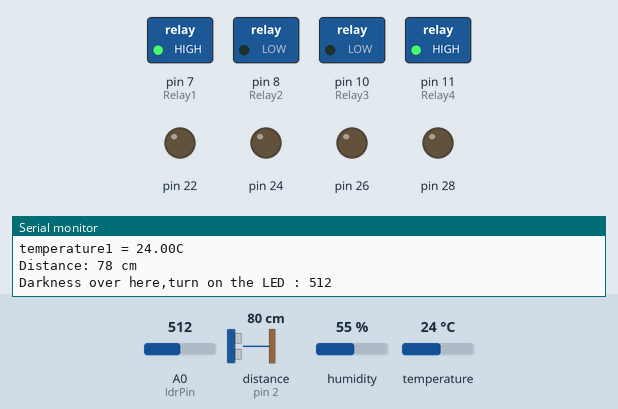
Simulated run of this sketch. Board: Arduino Mega 2560, built with avr-gcc and run on an emulated ATmega2560. Shown: switched loads named in the sketch (green lamp = pin HIGH), output pins drawn as LEDs (lit = HIGH), the last lines printed to the serial monitor. Wiring (inferred from the names in the program): ultrasonic range finder: trigger pin 3; echo pin 2. The inputs (shaded band) are chosen by the test bench; at power-on: temperature 24 °C, distance to the obstacle (sensor on pin 2) 80 cm, A0 (ldrPin) = 512, humidity 55 %. The echo pulse lasts 58.3 µs per cm; pins used as bus, display or sensor lines are not drawn.

Above: at 6.0 s.
6.1 s: temperature set to 20 °C
At 11.0 s:
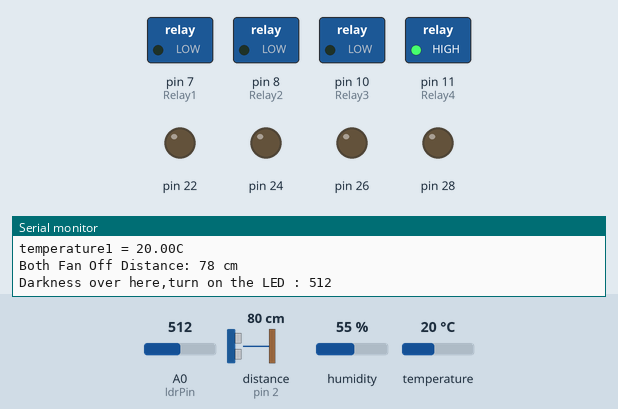
12.3 s: distance to the obstacle (sensor on pin 2) set to 18 cm
18.5 s: distance to the obstacle (sensor on pin 2) set to 13 cm
At 21.5 s:
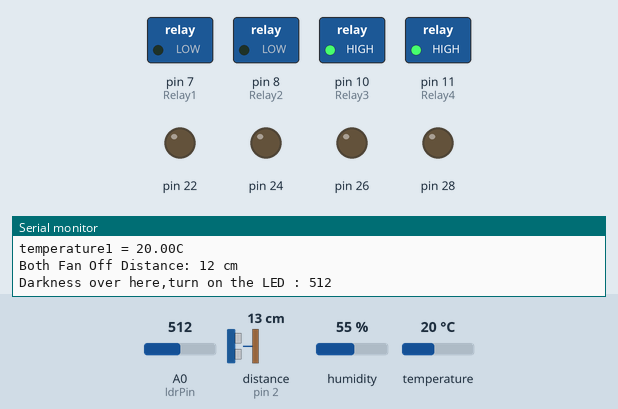
24.7 s: A0 (ldrPin) set to 1002
30.9 s: A0 (ldrPin) set to 1011
At 32.2 s:
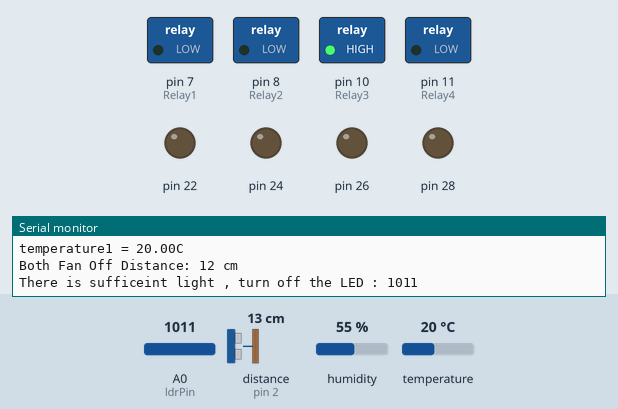
37.1 s: temperature set to 28 °C
At 42.5 s:
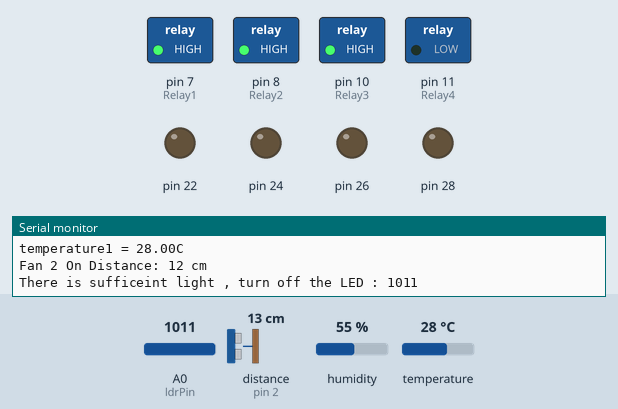
Timing chart, 0 to 44.0 s (numbered marks = the images above; inputs shaded):
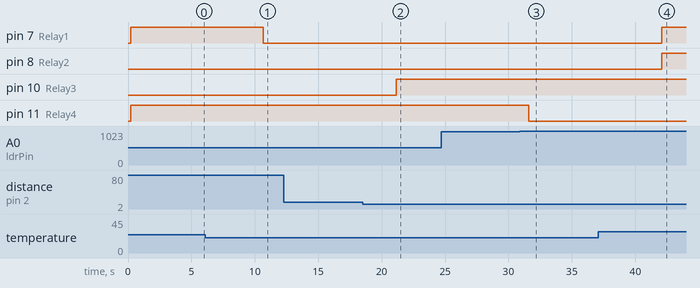

Measured:
- the behaviour switches between 22 and 21 °C on temperature (found by bisection; images 0 and 1)
- the behaviour switches between 16 and 15 cm on distance to the obstacle (sensor on pin 2) (found by bisection; images 1 and 2)
- the behaviour switches between 1010 and 1011 on A0 (ldrPin) (found by bisection; images 2 and 3)
- after the input at 6.1 s, pin 7 (Relay1): HIGH → LOW after 4.6 s
- after the input at 18.5 s, pin 10 (Relay3): LOW → HIGH after 2.6 s
- after the input at 30.9 s, pin 11 (Relay4): HIGH → LOW after 0.71 s
- after the input at 37.1 s, pin 7 (Relay1), pin 8 (Relay2): LOW → HIGH after 5.0 s

The sketch:

Technophile_Friday.ino
```cpp
#include <SoftwareSerial.h>
float temp1,hum1;
#include <dht.h>
#define Relay1 7
#define Relay2 8
#define Relay3 10  //LED1

#define DHTPIN 6     // Digital pin connected to the DHT sensor

#define DHTTYPE DHT11   // DHT 11

DHT dht(DHTPIN, DHTTYPE);


#define echoPin 2 // attach pin D2 Arduino to pin Echo of HC-SR04
#define trigPin 3 //attach pin D3 Arduino to pin Trig of HC-SR04

// defines variables
long duration; // variable for the duration of sound wave travel
int distance;


const int Relay4 = 11; // LED2
const int ldrPin = A0; // analog pin 0


int sensorPin = A1;
int mois1;
int limit = 300;

void setup(){

 Serial.begin(9600);  // We are starting our communication with the serial port.
  Serial.println("Started");
  dht.begin();

pinMode(22,OUTPUT);
 pinMode(24,OUTPUT);
pinMode(26,OUTPUT);
pinMode(28,OUTPUT);


pinMode(trigPin, OUTPUT); // Sets the trigPin as an OUTPUT
  pinMode(echoPin, INPUT);

pinMode(Relay1, OUTPUT);
pinMode(Relay2, OUTPUT);
pinMode(Relay3, OUTPUT);
pinMode(Relay4, OUTPUT); // Here LED is determined as an ouput or an indicator.

pinMode(ldrPin, INPUT);

}

void loop()
{

temp1= dht.readTemperature();

    Serial.print("temperature1 = ");
    Serial.print(temp1);
     Serial.println("C  ");

    delay(200);


if ((temp1)<22)
{
    digitalWrite(Relay1,LOW);
    digitalWrite(Relay2,LOW);
     Serial.print("Both Fan Off ");

  }
  else
  {
    digitalWrite(Relay1,HIGH);

        if ((temp1)>25)
        {
             digitalWrite(Relay2,HIGH);
             Serial.print("Fan 2 On ");
        }
        else
        {
            digitalWrite(Relay2,LOW);
        }
  }


digitalWrite(trigPin, LOW);
  // Sets the trigPin HIGH (ACTIVE) for 10 microseconds
  digitalWrite(trigPin, HIGH);
  delayMicroseconds(10);
  digitalWrite(trigPin, LOW);
  // Reads the echoPin, returns the sound wave travel time in microseconds
  duration = pulseIn(echoPin, HIGH);
  // Calculating the distance
  distance = duration * 0.034 / 2; // Speed of sound wave divided by 2 (go and back)
  // Displays the distance on the Serial Monitor
  Serial.print("Distance: ");
  Serial.print(distance);
  Serial.println(" cm");

  if(distance < 15)
  {
     digitalWrite(Relay3, HIGH);
  }
  else
  {
     digitalWrite(Relay3, LOW);
  }


int ldrStatus = analogRead(ldrPin);

if (ldrStatus < 1011) {

digitalWrite(Relay4, HIGH); // If LDR senses darkness led pin high that means led will glow.

Serial.print("Darkness over here,turn on the LED : ");

Serial.println(ldrStatus);

} else {

digitalWrite(Relay4, LOW); // If LDR senses light led pin low that means led will stop glowing.

Serial.print("There is sufficeint light , turn off the LED : ");

Serial.println(ldrStatus);
 }
delay(5000);

}
```
